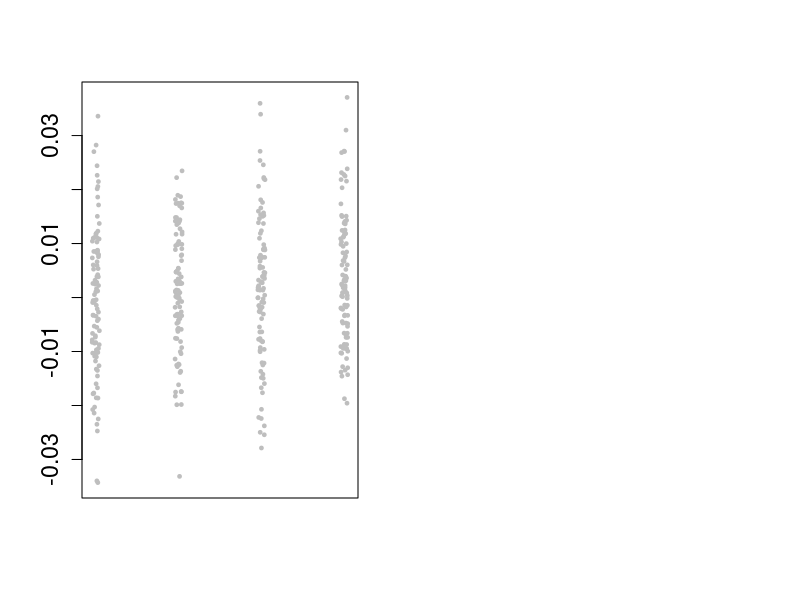

Recreate this plot in R. (Note: this script raises an error after producing the figure.)

rr <- read.table("results.txt")

tols<-unique(rr$tol)
pdf("bias_assess.pdf",width=11,height = 5.5)
par(mfrow=c(1,2))
plot(rr$tol*(1+runif(length(rr$tol),min=-0.1,max=0.1)),rr$mean,log="x",pch=19,cex=0.5,col="grey",xaxt="n",
     xlab="tolerence",ylab="deviation from true value",main=TeX("$E(q_1)$"),
     cex.main=1.6,cex.axis=1.4,cex.lab=1.4)
axis(1,at=sort(tols),las=1,cex.axis=1.4)
lines(c(1e-14,1000),c(0,0),col="red")
for(tol in tols){
  tt <- t.test(rr$mean[rr$tol==tol])
  lines(c(tol,tol),tt$conf.int,col="black",lwd=2)
  lines(c(0.8*tol,1.2*tol),rep(tt$conf.int[1],2),col="black",lwd=2)
  lines(c(0.8*tol,1.2*tol),rep(tt$conf.int[2],2),col="black",lwd=2)
}
plot(rr$tol*(1+runif(length(rr$tol),min=-0.1,max=0.1)),rr$sd,log="x",pch=19,cex=0.5,col="grey",xaxt="n",
     xlab="tolerence",ylab="deviation from true value",main=TeX("$SD(q_1)$"),
     cex.main=1.6,cex.axis=1.4,cex.lab=1.4)
axis(1,at=sort(tols),las=1,cex.axis=1.4)
lines(c(1e-14,1000),c(0,0),col="red")
for(tol in tols){
  tt <- t.test(rr$sd[rr$tol==tol])
  lines(c(tol,tol),tt$conf.int,col="black",lwd=2)
  lines(c(0.8*tol,1.2*tol),rep(tt$conf.int[1],2),col="black",lwd=2)
  lines(c(0.8*tol,1.2*tol),rep(tt$conf.int[2],2),col="black",lwd=2)
}
dev.off()
